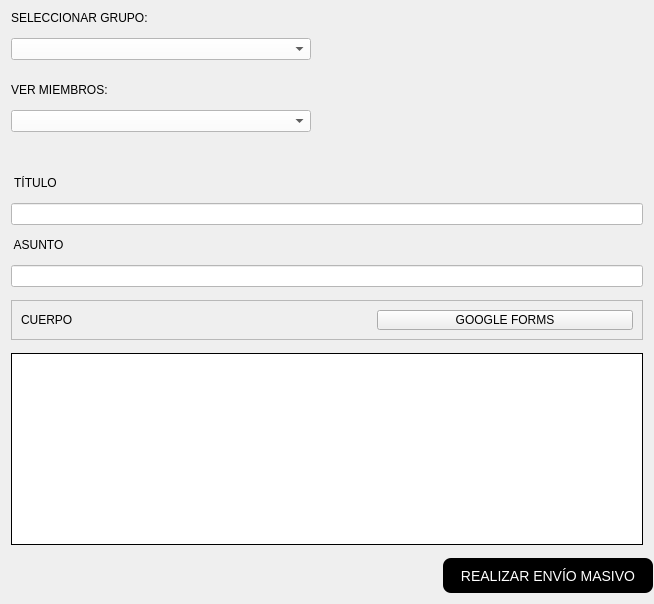
         <widget class="QWidget" name="sw_enviar">
          <layout class="QVBoxLayout" name="verticalLayout_7">
           <property name="spacing">
            <number>13</number>
           </property>
           <item>
            <widget class="QLabel" name="lbl_selgrupos">
             <property name="maximumSize">
              <size>
               <width>16777215</width>
               <height>20</height>
              </size>
             </property>
             <property name="styleSheet">
              <string notr="true">font: 14pt &quot;century-gothic&quot;;</string>
             </property>
             <property name="text">
              <string>SELECCIONAR GRUPO:</string>
             </property>
            </widget>
           </item>
           <item>
            <widget class="QComboBox" name="cb_grupo">
             <property name="maximumSize">
              <size>
               <width>300</width>
               <height>16777215</height>
              </size>
             </property>
             <property name="styleSheet">
              <string notr="true">background:white; font: 14pt &quot;century-gothic&quot;;</string>
             </property>
            </widget>
           </item>
           <item>
            <spacer name="spacer_grupos">
             <property name="orientation">
              <enum>Qt::Vertical</enum>
             </property>
             <property name="sizeType">
              <enum>QSizePolicy::Fixed</enum>
             </property>
             <property name="sizeHint" stdset="0">
              <size>
               <width>20</width>
               <height>10</height>
              </size>
             </property>
            </spacer>
           </item>
           <item>
            <widget class="QLabel" name="lbl_miembros">
             <property name="maximumSize">
              <size>
               <width>16777215</width>
               <height>20</height>
              </size>
             </property>
             <property name="styleSheet">
              <string notr="true">font: 14pt &quot;century-gothic&quot;;</string>
             </property>
             <property name="text">
              <string>VER MIEMBROS:</string>
             </property>
            </widget>
           </item>
           <item>
            <widget class="QComboBox" name="cb_miembro">
             <property name="maximumSize">
              <size>
               <width>300</width>
               <height>16777215</height>
              </size>
             </property>
             <property name="styleSheet">
              <string notr="true">background:white; font: 14pt &quot;century-gothic&quot;;</string>
             </property>
            </widget>
           </item>
           <item>
            <spacer name="spacer_miembros">
             <property name="orientation">
              <enum>Qt::Vertical</enum>
             </property>
             <property name="sizeType">
              <enum>QSizePolicy::Fixed</enum>
             </property>
             <property name="sizeHint" stdset="0">
              <size>
               <width>20</width>
               <height>31</height>
              </size>
             </property>
            </spacer>
           </item>
           <item>
            <widget class="QLabel" name="lbl_titulo">
             <property name="maximumSize">
              <size>
               <width>16777215</width>
               <height>20</height>
              </size>
             </property>
             <property name="styleSheet">
              <string notr="true">font: 14pt &quot;century-gothic&quot;;</string>
             </property>
             <property name="text">
              <string> TÍTULO</string>
             </property>
            </widget>
           </item>
           <item>
            <widget class="QLineEdit" name="le_titulo">
             <property name="styleSheet">
              <string notr="true">background:white; font: 14pt &quot;century-gothic&quot;;</string>
             </property>
            </widget>
           </item>
           <item>
            <widget class="QLabel" name="lbl_asunto">
             <property name="maximumSize">
              <size>
               <width>16777215</width>
               <height>20</height>
              </size>
             </property>
             <property name="styleSheet">
              <string notr="true">font: 14pt &quot;century-gothic&quot;;</string>
             </property>
             <property name="text">
              <string> ASUNTO</string>
             </property>
            </widget>
           </item>
           <item>
            <widget class="QLineEdit" name="le_asunto">
             <property name="styleSheet">
              <string notr="true">background:white; font: 14pt &quot;century-gothic&quot;;</string>
             </property>
            </widget>
           </item>
           <item>
            <widget class="QFrame" name="frame">
             <property name="sizePolicy">
              <sizepolicy hsizetype="Expanding" vsizetype="Preferred">
               <horstretch>0</horstretch>
               <verstretch>0</verstretch>
              </sizepolicy>
             </property>
             <property name="maximumSize">
              <size>
               <width>16777215</width>
               <height>40</height>
              </size>
             </property>
             <property name="layoutDirection">
              <enum>Qt::LeftToRight</enum>
             </property>
             <property name="styleSheet">
              <string notr="true"/>
             </property>
             <property name="frameShape">
              <enum>QFrame::StyledPanel</enum>
             </property>
             <property name="frameShadow">
              <enum>QFrame::Raised</enum>
             </property>
             <layout class="QHBoxLayout" name="horizontalLayout_3">
              <item>
               <widget class="QLabel" name="lbl_cuerpo">
                <property name="maximumSize">
                 <size>
                  <width>16777215</width>
                  <height>20</height>
                 </size>
                </property>
                <property name="styleSheet">
                 <string notr="true">font: 14pt &quot;century-gothic&quot;;</string>
                </property>
                <property name="text">
                 <string>CUERPO</string>
                </property>
               </widget>
              </item>
              <item>
               <spacer name="spacer_iconos1">
                <property name="orientation">
                 <enum>Qt::Horizontal</enum>
                </property>
                <property name="sizeType">
                 <enum>QSizePolicy::Expanding</enum>
                </property>
                <property name="sizeHint" stdset="0">
                 <size>
                  <width>160</width>
                  <height>20</height>
                 </size>
                </property>
               </spacer>
              </item>
              <item>
               <widget class="QPushButton" name="btn_camara">
                <property name="maximumSize">
                 <size>
                  <width>30</width>
                  <height>30</height>
                 </size>
                </property>
                <property name="styleSheet">
                 <string notr="true">color:white;</string>
                </property>
                <property name="text">
                 <string/>
                </property>
                <property name="icon">
                 <iconset resource="Resources/icons.qrc">
                  <normaloff>:/icons/photo.png</normaloff>:/icons/photo.png</iconset>
                </property>
                <property name="iconSize">
                 <size>
                  <width>20</width>
                  <height>20</height>
                 </size>
                </property>
                <property name="flat">
                 <bool>true</bool>
                </property>
               </widget>
              </item>
              <item>
               <spacer name="spacer_iconos2">
                <property name="orientation">
                 <enum>Qt::Horizontal</enum>
                </property>
                <property name="sizeType">
                 <enum>QSizePolicy::Preferred</enum>
                </property>
                <property name="sizeHint" stdset="0">
                 <size>
                  <width>10</width>
                  <height>20</height>
                 </size>
                </property>
               </spacer>
              </item>
              <item>
               <widget class="QPushButton" name="btn_video">
                <property name="maximumSize">
                 <size>
                  <width>30</width>
                  <height>30</height>
                 </size>
                </property>
                <property name="text">
                 <string/>
                </property>
                <property name="icon">
                 <iconset resource="Resources/icons.qrc">
                  <normaloff>:/icons/video.png</normaloff>:/icons/video.png</iconset>
                </property>
                <property name="iconSize">
                 <size>
                  <width>20</width>
                  <height>20</height>
                 </size>
                </property>
                <property name="flat">
                 <bool>true</bool>
                </property>
               </widget>
              </item>
              <item>
               <spacer name="spacer_salir">
                <property name="orientation">
                 <enum>Qt::Horizontal</enum>
                </property>
                <property name="sizeType">
                 <enum>QSizePolicy::Preferred</enum>
                </property>
                <property name="sizeHint" stdset="0">
                 <size>
                  <width>10</width>
                  <height>20</height>
                 </size>
                </property>
               </spacer>
              </item>
              <item>
               <widget class="QPushButton" name="btn_files">
                <property name="maximumSize">
                 <size>
                  <width>30</width>
                  <height>30</height>
                 </size>
                </property>
                <property name="text">
                 <string/>
                </property>
                <property name="icon">
                 <iconset resource="Resources/icons.qrc">
                  <normaloff>:/icons/file.png</normaloff>:/icons/file.png</iconset>
                </property>
                <property name="iconSize">
                 <size>
                  <width>20</width>
                  <height>20</height>
                 </size>
                </property>
                <property name="flat">
                 <bool>true</bool>
                </property>
               </widget>
              </item>
              <item>
               <spacer name="spacer_iconos3">
                <property name="orientation">
                 <enum>Qt::Horizontal</enum>
                </property>
                <property name="sizeType">
                 <enum>QSizePolicy::Preferred</enum>
                </property>
                <property name="sizeHint" stdset="0">
                 <size>
                  <width>10</width>
                  <height>20</height>
                 </size>
                </property>
               </spacer>
              </item>
              <item>
               <widget class="QPushButton" name="btn_forms">
                <property name="minimumSize">
                 <size>
                  <width>256</width>
                  <height>0</height>
                 </size>
                </property>
                <property name="maximumSize">
                 <size>
                  <width>140</width>
                  <height>16777215</height>
                 </size>
                </property>
                <property name="styleSheet">
                 <string notr="true"/>
                </property>
                <property name="text">
                 <string>GOOGLE FORMS</string>
                </property>
                <property name="icon">
                 <iconset resource="Resources/icons.qrc">
                  <normaloff>:/icons/form.png</normaloff>:/icons/form.png</iconset>
                </property>
                <property name="iconSize">
                 <size>
                  <width>20</width>
                  <height>20</height>
                 </size>
                </property>
               </widget>
              </item>
             </layout>
            </widget>
           </item>
           <item>
            <widget class="QPlainTextEdit" name="le_cuerpo">
             <property name="styleSheet">
              <string notr="true">background:white;
font: 12pt &quot;century-gothic&quot;;
border: 1px solid black;</string>
             </property>
            </widget>
           </item>
           <item>
            <widget class="QPushButton" name="btn_masivo">
             <property name="minimumSize">
              <size>
               <width>210</width>
               <height>35</height>
              </size>
             </property>
             <property name="maximumSize">
              <size>
               <width>200</width>
               <height>40</height>
              </size>
             </property>
             <property name="layoutDirection">
              <enum>Qt::RightToLeft</enum>
             </property>
             <property name="styleSheet">
              <string notr="true">*{
font:14px;
}
QPushButton{
color:white;
background:black;
border-radius:8px;
}
QPushButton:hover{
background-color:rgb(0, 170, 0);
border-radius:8px;
}</string>
             </property>
             <property name="text">
              <string>REALIZAR ENVÍO MASIVO</string>
             </property>
             <property name="iconSize">
              <size>
               <width>30</width>
               <height>30</height>
              </size>
             </property>
            </widget>
           </item>
          </layout>
         </widget>
